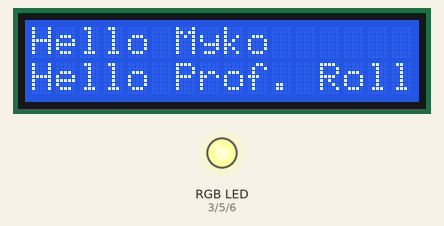
The sketch below on a simulated Arduino Uno, built with avr-gcc and run on an emulated ATmega328P. On the bench: 16×2 character LCD, an RGB LED mixed from three pins (HIGH = lit).

Above: at 0.16 s.
At 23.53 s:
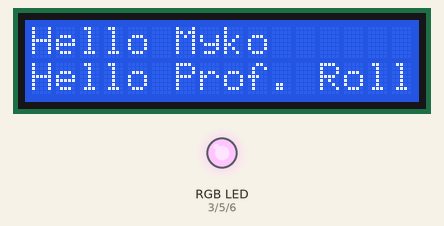
At 39.73 s:
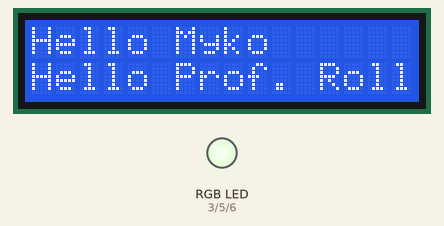
Timing chart, 0 to 40.0 s (numbered marks = the images above):
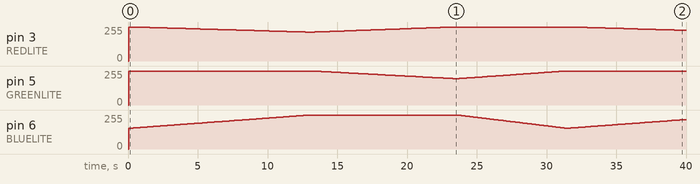

Measured:
- by itself, pin 3 (REDLITE): 0/255 → 255/255 at 0.07 s, → 254/255 0.41 s later, → 253/255 0.41 s later, → 252/255 0.26 s later, … (104 changes in this stretch)
- by itself, pin 5 (GREENLITE): 0/255 → 255/255 at 0.07 s, → 254/255 13.3 s later, → 253/255 0.21 s later, → 252/255 0.12 s later, … (117 changes in this stretch)

The sketch:

bunnies-blink.ino
```cpp
// include the library code:
#include <LiquidCrystal.h>
#include <Wire.h>

#define REDLITE 3
#define GREENLITE 5
#define BLUELITE 6

// initialize the library with the numbers of the interface pins
LiquidCrystal lcd(7, 8, 9, 10, 11, 12);

// you can change the overall brightness by range 0 -> 255
int brightness = 255;

void setup() {
  // set up the LCD's number of rows and columns:
  lcd.begin(16, 2);

  // Print a message to the LCD.
  lcd.print("Hello Myko ");
  lcd.setCursor(0,1);
  lcd.print("Hello Prof. Roller");

  pinMode(REDLITE, OUTPUT);
  pinMode(GREENLITE, OUTPUT);
  pinMode(BLUELITE, OUTPUT);

  brightness = 100;
}


void loop() {
  for (int i = 0; i < 255; i++) {
    setBacklight(i, 0, 255-i);
    delay(50);
  }
  for (int i = 0; i < 255; i++) {
    setBacklight(255-i, i, 0);
    delay(40);
  }
  for (int i = 0; i < 255; i++) {
    setBacklight(0, 255-i, i);
    delay(30);
  }
}


void setBacklight(uint8_t r, uint8_t g, uint8_t b) {
  // normalize the red LED - its brighter than the rest!
  r = map(r, 0, 255, 0, 100);
  g = map(g, 0, 255, 0, 150);

  r = map(r, 0, 255, 0, brightness);
  g = map(g, 0, 255, 0, brightness);
  b = map(b, 0, 255, 0, brightness);

  // common anode so invert!
  r = map(r, 0, 255, 255, 0);
  g = map(g, 0, 255, 255, 0);
  b = map(b, 0, 255, 255, 0);
  Serial.print("R = "); Serial.print(r, DEC);
  Serial.print(" G = "); Serial.print(g, DEC);
  Serial.print(" B = "); Serial.println(b, DEC);
  analogWrite(REDLITE, r);
  analogWrite(GREENLITE, g);
  analogWrite(BLUELITE, b);
}
```
